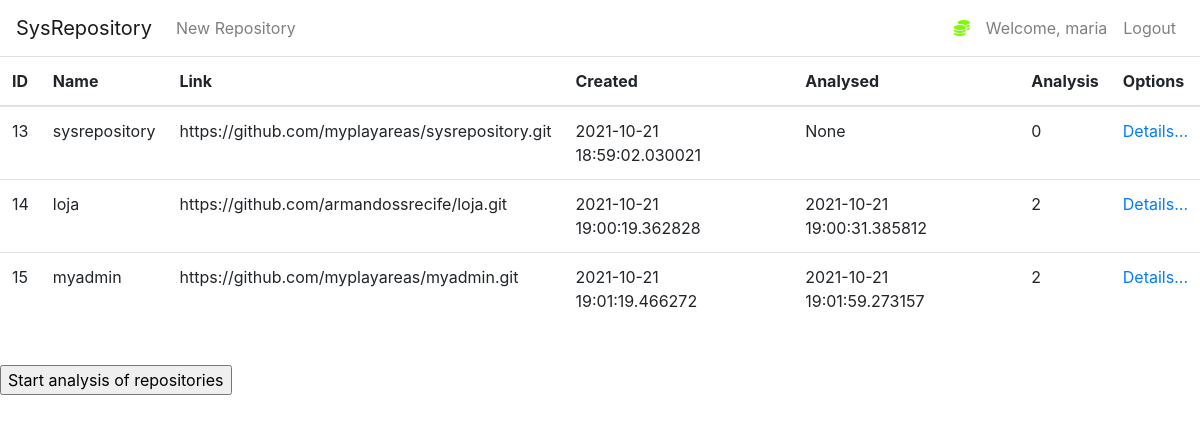
The app's page /msr (signed in) with its own data.
### msr/dao.py (models this page shows, shortened)
class User(db.Model, UserMixin):
    id = db.Column(db.Integer(), primary_key=True)
    username = db.Column(db.String(length=30), nullable=False, unique=True)
    email_address = db.Column(db.String(length=50), nullable=False, unique=True)
    password_hash = db.Column(db.String(length=60), nullable=False)
    repositories = db.relationship('Repository', backref='owned_user', lazy=True)
    @property
    def password(self):
        return self.password

class Repository(db.Model):
    id = db.Column(db.Integer(), primary_key=True)
    name = db.Column(db.String(length=30), nullable=False, unique=False)
    link = db.Column(db.String(length=1024), nullable=False, unique=False)
    creation_date = db.Column(db.DateTime, nullable=False, default=datetime.now)
    analysis_date = db.Column(db.DateTime, nullable=True, default=None)
    analysed = db.Column(db.Integer(), nullable=True, default=0)
    owner = db.Column(db.Integer(), db.ForeignKey('user.id'))

### msr/routes.py (the view)
@app.route('/msr')
@login_required
def msr_page():
    repositories = Repository.query.filter_by(owner=current_user.get_id()).all()
    print(f'Fila de repositórios: {work.queue}')
    return render_template('msr.html', repositories=repositories)

### msr/dao.py (called while the page is built)
@login_manager.user_loader
def load_user(user_id):
    return User.query.get(int(user_id))

### msr/routes.py (called while the page is built)
@app.context_processor
def utility_processor():
    def status_repositorio(status):
        valor = ''
        try:
            lista_de_status = list()
            lista_de_status = ['Erro','Registrado', 'Analisado']
            valor = lista_de_status[status]
        except Exception as e:
            handler_threads.display('Erro de status: valor ' + valor + ' - status:  ' + str(status) + ' - ' + str(e))
        return valor
    return dict(status_repositorio=status_repositorio)

### msr/templates/msr.html (shortened to what this page needs)
{% extends 'base.html' %}
{% block content %}
      <table class="table table-hover table">
        <thead>
            <tr>
                <th scope="col">ID</th>
                <th scope="col">Name</th>
                <th scope="col">Link</th>
                <th scope="col">Created</th>
                <th scope="col">Analysed</th>
                <th scope="col">Analysis</th>
                <th scope="col">Options</th>
            </tr>
        </thead>
        <tbody>
            {% for repository in repositories %}
                <tr>
                    <td>{{ repository.id }}</td>
                    <td>{{ repository.name }}</td>
                    <td>{{ repository.link }}</td>
                    <td>{{ repository.creation_date }}</td>
                    <td>{{ repository.analysis_date }}</td>
                    <td>{{ repository.analysed }}</td>
                    <td>
                      <a href="{{ url_for('visualizar_analise_repositorio', id=repository.id) }}">Details...</a>
                    </td>
                </tr>
            {% endfor %}
        </tbody>
    </table>
    <br>
    <input id="clickMe" type="button" value="Start analysis of repositories" onclick="loadResponseProcess()"/>
{% endblock %}

### msr/templates/base.html (shortened to what this page needs)
<!doctype html>
<html lang="en">
   <head>
      <link rel="stylesheet" href="https://cdn.jsdelivr.net/npm/bootstrap@4.5.3/dist/css/bootstrap.min.css">
      <link rel="stylesheet" type="text/css" href="{{ url_for('static', filename='jsonview.bundle.css') }}">
   </head>
   <body>
    <nav class="navbar navbar-expand-md navbar-light">
      <a class="navbar-brand" href="{{ url_for('msr_page') }} ">SysRepository</a>
      <div class="collapse navbar-collapse" id="navbarNav">
          {% if current_user.is_authenticated %}
            <ul class="navbar-nav mr-auto">
                <li class="nav-item">
                    <a class="nav-link" href="{{ url_for('repository_page') }}">New Repository</a>
                </li>
            </ul>
            <ul class="navbar-nav">
                <li class="nav-item">
                    <a class="nav-link" style="color: lawngreen; font-weight: bold">
                        <i class="fas fa-coins"></i>
                    </a>
                </li>
                <li class="nav-item">
                    <a class="nav-link">Welcome, {{ current_user.username }}</a>
                </li>
                <li class="nav-item">
                    <a class="nav-link" href="{{ url_for('logout_page') }}">Logout</a>
                </li>
            </ul>
          {% endif %}
      </div>
    </nav>
      {% block content %}
      {% endblock %}
   </body>
</html>

### records on screen
User: username "maria"
Repository: id "13", name "sysrepository", link "https://github.com/myplayareas/sysrepository.git", creation_date "2021-10-21 18:59:02.030021", analysis_date "None", analysed "0"
Repository: id "14", name "loja", link "https://github.com/armandossrecife/loja.git", creation_date "2021-10-21 19:00:19.362828", analysis_date "2021-10-21 19:00:31.385812", analysed "2"
Repository: id "15", name "myadmin", link "https://github.com/myplayareas/myadmin.git", creation_date "2021-10-21 19:01:19.466272", analysis_date "2021-10-21 19:01:59.273157", analysed "2"
